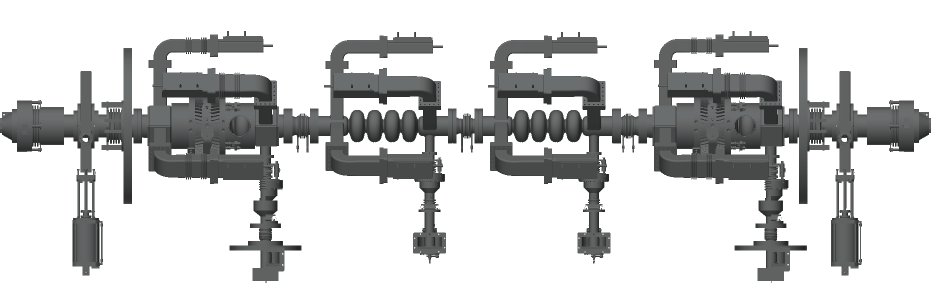
#> input picture scripts/betafunctioninT2section/cavity.png, 1862 x 604 px (shown at 1/2 size)
$ python betafunction_in_cavity.py
#> lines starting #> are read from the running program, lines starting #| are printed output that depends on the picture
# -*- coding: utf-8 -*-
from __future__ import division, print_function
import numpy as np
import matplotlib.pyplot as plt
import matplotlib as mpl
import matplotlib.image as mpimg

print('Matplotlib version: {}'.format(mpl.__version__))

cmap = mpl.cm.Set1
SIZE_1 = 12
SIZE_2 = 16
SIZE_3 = 10

plt.rc('font', size=SIZE_1)  # controls default text sizes
plt.rc('axes', titlesize=SIZE_1)  # fontsize of the axes title
plt.rc('xtick', labelsize=SIZE_1)  # fontsize of the tick labels
plt.rc('ytick', labelsize=SIZE_1)  # fontsize of the tick labels
plt.rc('axes', labelsize=SIZE_2)  # fontsize of the x and y labels
plt.rc('legend', fontsize=SIZE_3)  # legend fontsize

# spacing
spacing = np.array([677, 740, 130, 678, 130, 678, 130, 740, 677]) / 1000
print(np.array([0]).shape, np.cumsum(spacing).shape)
positions = np.append(np.array([0]), np.cumsum(spacing))
positions = positions - positions[-1] / 2

start = positions[0]
end = positions[-1]
print(end)
ylim_min = 0
ylim_max = 6

fig = plt.figure(figsize=(7.2, 6), dpi=300)

# image
extent = [start, end, ylim_min, ylim_max]
ax2 = plt.subplot2grid((5, 1), (3, 0), colspan=1, rowspan=2)
img = mpimg.imread('cavity.png')
#> img is the input picture: shape (604, 1862, 4) float32; mean R, G, B, A 0.804, 0.807, 0.807, 1
plt.imshow(img, extent=extent, aspect='auto')
ax2.set_yticks([])
plt.xticks(positions)
plt.setp(plt.gca().get_xticklabels(), rotation=45, horizontalalignment='right')
plt.grid()
plt.xlabel("oribit position $s$ / m")

# graph
Cs = np.linspace(start, end)
betamin = np.array([0.63, 3.37, 1.2, 3.60])
betamin_v, Cs_v = np.meshgrid(betamin, Cs)
beta = betamin_v + Cs_v ** 2 / betamin_v

ax1 = plt.subplot2grid((5, 1), (0, 0), colspan=1, rowspan=3)
lineObjects = plt.plot(Cs, beta)
plt.legend(iter(lineObjects), ('min: 0.63 m', 'max: 3.37 m', 'current betay: 1.28 m', 'V4 betay: 3.60 m'))

plt.xlim(start, end)
plt.ylim(ylim_min, ylim_max)

ax1.tick_params(labelbottom='off')
ax1.grid(dashes=(5, 12), linewidth=0.5)

ax1.set_xticks(positions)
# ax1.set_yticks(np.linspace(0, 24, 7, endpoint=True))
plt.ylabel('$\\beta$ / m')
# adjust both plots
plt.tight_layout()
plt.subplots_adjust(wspace=0, hspace=0)

plt.savefig("../../images/04-betafunction_in_cavity.pdf", transparent=True)
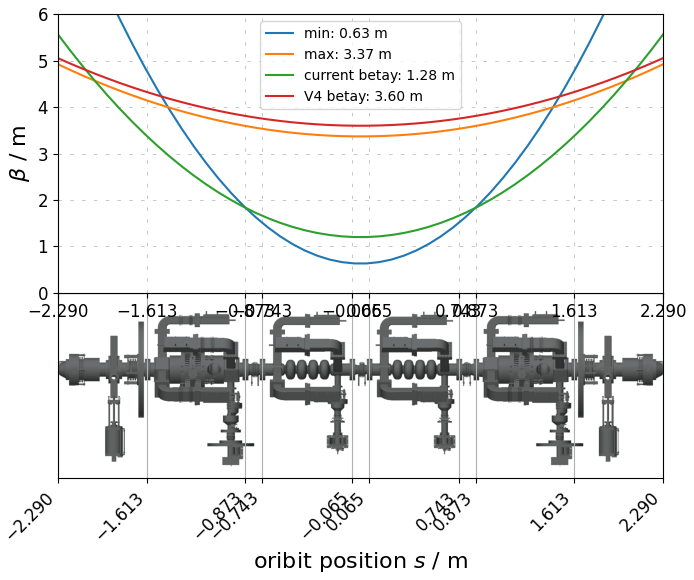
#> figure drawn by matplotlib, 2 panels; panel 2: curve peaks at x = -2.29, y = 8.95; panel 2: curve peaks at x = -2.29, y = 4.93; panel 2: curve peaks at x = -2.29, y = 5.57
# plt.show()

$ run again, with scripts/betafunctioninT2section/T2section.png copied over scripts/betafunctioninT2section/cavity.png
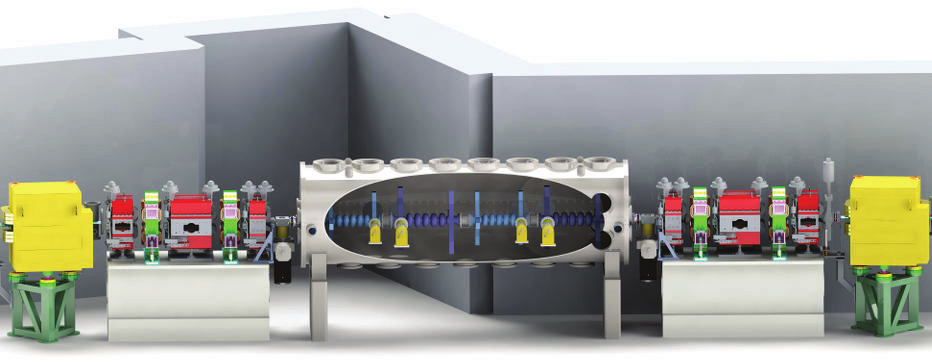
#> input picture scripts/betafunctioninT2section/T2section.png, 932 x 363 px
#> img is the input picture: shape (363, 932, 4) float32; mean R, G, B, A 0.639, 0.643, 0.617, 1
#> `plt.savefig("../../images/04-betafunction_in_cavity.pdf", transparent=..`:
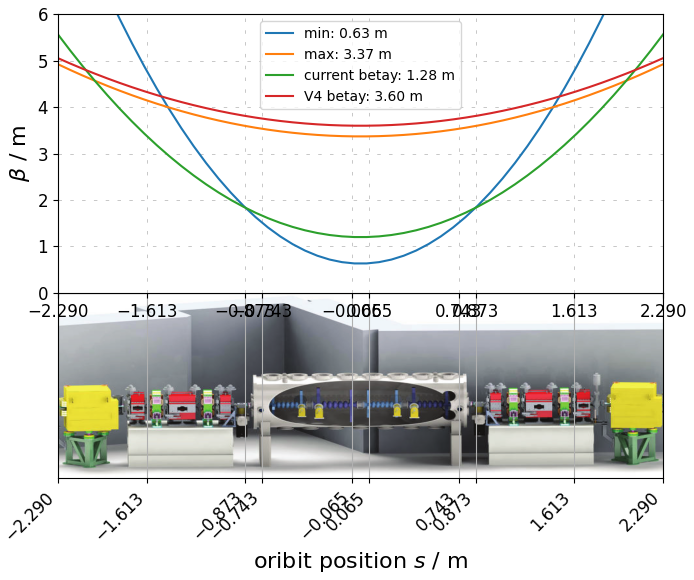
#> figure drawn by matplotlib, 2 panels; panel 2: curve peaks at x = -2.29, y = 8.95; panel 2: curve peaks at x = -2.29, y = 4.93; panel 2: curve peaks at x = -2.29, y = 5.57
